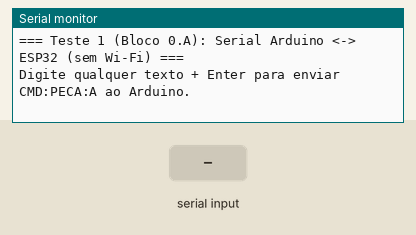
This sketch was run on a simulated ESP32. Parts: the last lines printed to the serial monitor. Inputs (shaded band) come from the test bench.

Above: at 1.7 s.
1.8 s: "1\n" received over Serial
At 2.3 s:
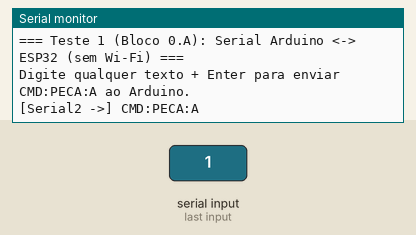
3.3 s: "1\n" received over the second serial link
At 4.5 s:
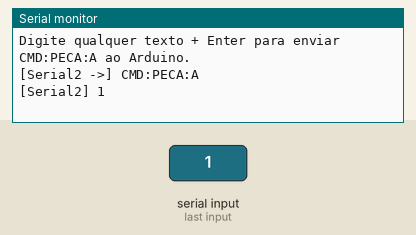
4.8 s: "0\n" received over the second serial link
At 5.8 s:
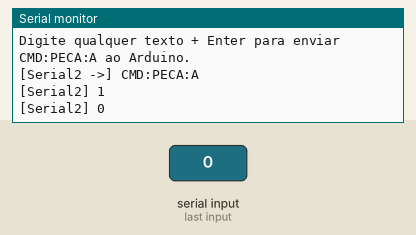

The sketch:

esp32_teste_serial.ino
```cpp
// ============================================================
// TESTE 1 (Bloco 0.A) - COMUNICACAO SERIAL Arduino <-> ESP32
// ============================================================
// Materiais: Arduino Uno + ESP32 (conectados via Serial2)
//
// Este sketch e SO SERIAL, SEM Wi-Fi/MQTT: isola a variavel da
// comunicacao fisica UART antes de habilitar a rede (Bloco 0.B,
// que usa o esp32/gateway_mqtt/gateway_mqtt.ino completo).
//
// Pinagem:
//   Arduino TX (pino 1) -> divisor de tensao (1k/2k) -> ESP32 RX2 (GPIO16)
//   ESP32 TX2 (GPIO17)  -> Arduino RX (pino 0)                 [direto]
//   GND comum obrigatorio
//   Baud: 9600 na Serial2 (igual ao Arduino) / 115200 no monitor USB
//
// Uso:
//   1. Upload no Uno (ESP32 desconectado dos pinos 0/1) -> upload neste ESP32
//   2. Conectar a fiacao (ver docs/testes/roteiros/roteiro_teste_2026-08-25.md)
//   3. Abrir o Monitor Serial do ESP32 em 115200
//   4. JSONs do Arduino aparecem prefixados com "[Serial2]"
//   5. Digite qualquer texto no monitor e pressione Enter para enviar
//      "CMD:PECA:A" ao Arduino e validar o caminho ESP32 -> Uno
// ============================================================

#define BAUD_ARDUINO 9600
#define PIN_RX2 16
#define PIN_TX2 17

String bufferSerial2 = "";

void setup() {
  Serial.begin(115200);
  Serial2.begin(BAUD_ARDUINO, SERIAL_8N1, PIN_RX2, PIN_TX2);
  delay(500);
  Serial.println();
  Serial.println("=== Teste 1 (Bloco 0.A): Serial Arduino <-> ESP32 (sem Wi-Fi) ===");
  Serial.println("Digite qualquer texto + Enter para enviar CMD:PECA:A ao Arduino.");
}

void loop() {
  // Arduino -> ESP32
  while (Serial2.available()) {
    char c = (char)Serial2.read();
    if (c == '\n') {
      bufferSerial2.trim();
      if (bufferSerial2.length() > 0) {
        Serial.print("[Serial2] ");
        Serial.println(bufferSerial2);
      }
      bufferSerial2 = "";
    } else if (c != '\r') {
      bufferSerial2 += c;
    }
  }

  // Monitor USB do ESP32 -> Arduino: dispara comando de teste
  if (Serial.available()) {
    String linha = Serial.readStringUntil('\n');
    linha.trim();
    if (linha.length() > 0) {
      Serial2.println("CMD:PECA:A");
      Serial.println("[Serial2 ->] CMD:PECA:A");
    }
  }
}
```

Measured:
- after the input at 1.8 s, the serial monitor: prints a new line at once (image 1)
- after the input at 3.3 s, the serial monitor: prints a new line at once (image 2)
- after the input at 4.8 s, the serial monitor: prints a new line at once (image 3)
